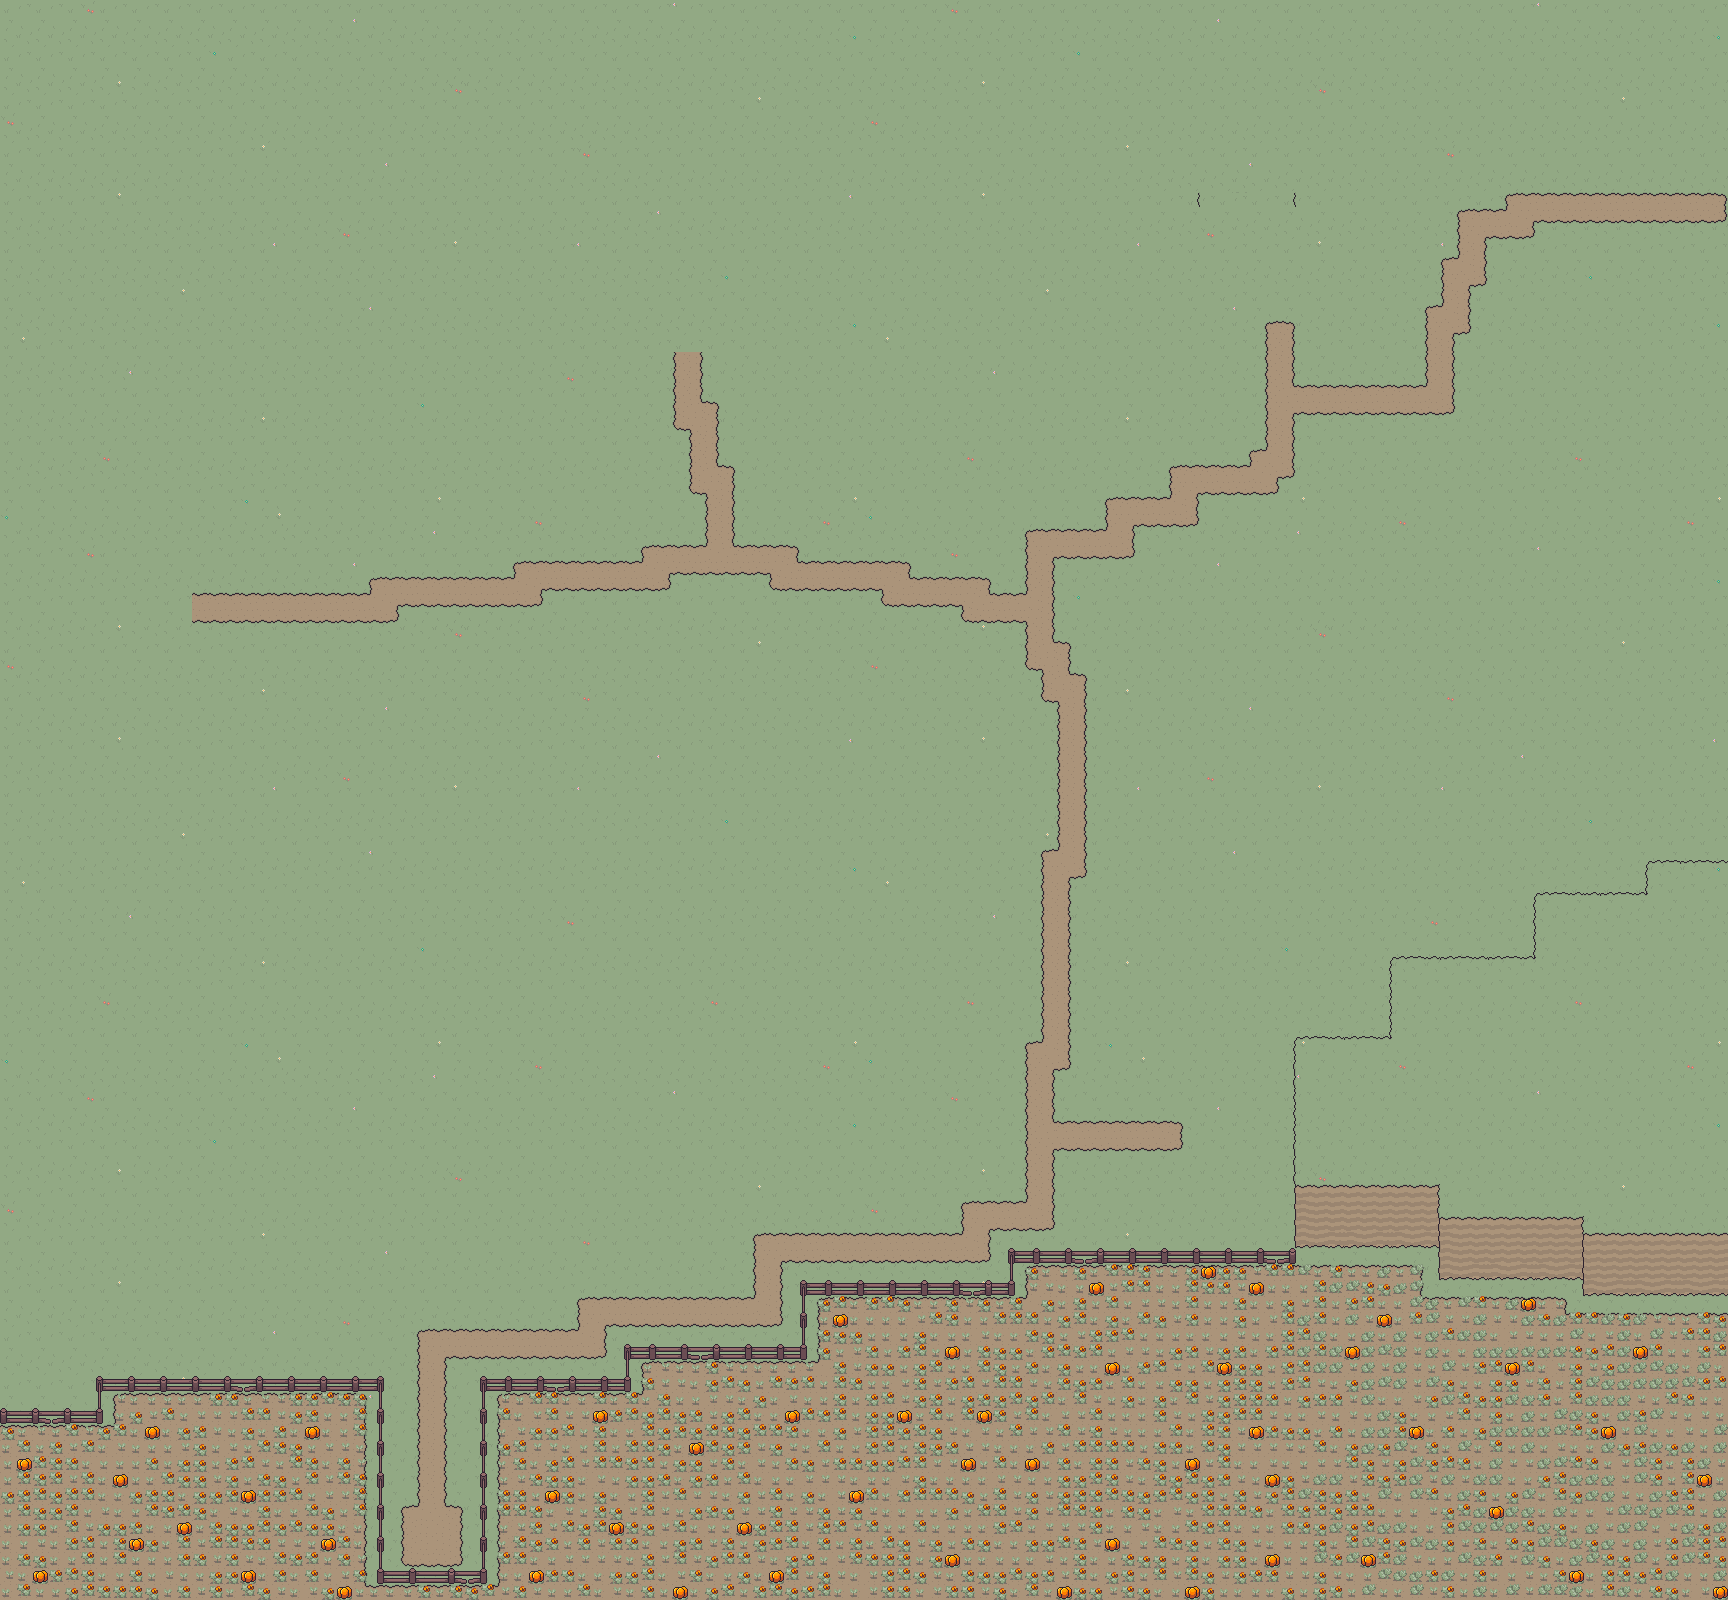

A level layout from a 2D game, rendered from its tile map. Below: a short description, then the map file with tile-grid data replaced by summaries:
An orthogonal 108x100 tile map with 16x16 px tiles, 9 tile layers (herbe, chemin, culture, legumes, ...), 1 hidden layer not drawn.

<map version="1.10" tiledversion="1.10.2" orientation="orthogonal" renderorder="right-down" width="108" height="100" tilewidth="16" tileheight="16" infinite="0" nextlayerid="20" nextobjectid="1">
 <editorsettings>
  <export target="sans titre.tmj" format="json" />
 </editorsettings>
 <tileset firstgid="1" source="assettestfleurs.tsx" />
 <layer id="2" name="herbe" width="108" height="100">
  <data>[10800 cells, 10800 non-empty, 10 distinct tile ids]</data>
 </layer>
 <layer id="4" name="chemin" width="108" height="100">
  <data>[10800 cells, 573 non-empty, 70 distinct tile ids]</data>
 </layer>
 <layer id="12" name="culture" width="108" height="100">
  <data>[10800 cells, 1698 non-empty, 8 distinct tile ids]</data>
 </layer>
 <layer id="15" name="legumes" width="108" height="100">
  <data>[10800 cells, 1698 non-empty, 11 distinct tile ids]</data>
 </layer>
 <layer id="8" name="barirer" width="108" height="100">
  <data>[10800 cells, 28 non-empty, 4 distinct tile ids]</data>
 </layer>
 <layer id="9" name="eglise" width="108" height="100">
  <data>[10800 cells, 83 non-empty, 83 distinct tile ids]</data>
 </layer>
 <group id="19" name="falaise" offsetx="0" offsety="-16">
  <layer id="17" name="falaise" width="108" height="100">
   <data>[10800 cells, 154 non-empty, 11 distinct tile ids]</data>
  </layer>
  <layer id="18" name="falaise2" width="108" height="100">
   <data>[10800 cells, 44 non-empty, 8 distinct tile ids]</data>
  </layer>
 </group>
 <layer id="10" name="collisions" width="108" height="100" visible="0" opacity="0.24">
  <data>[10800 cells, 171 non-empty, 1 distinct tile ids]</data>
 </layer>
 <layer id="11" name="premier plan" width="108" height="100">
  <data>[10800 cells, 87 non-empty, 12 distinct tile ids]</data>
 </layer>
</map>